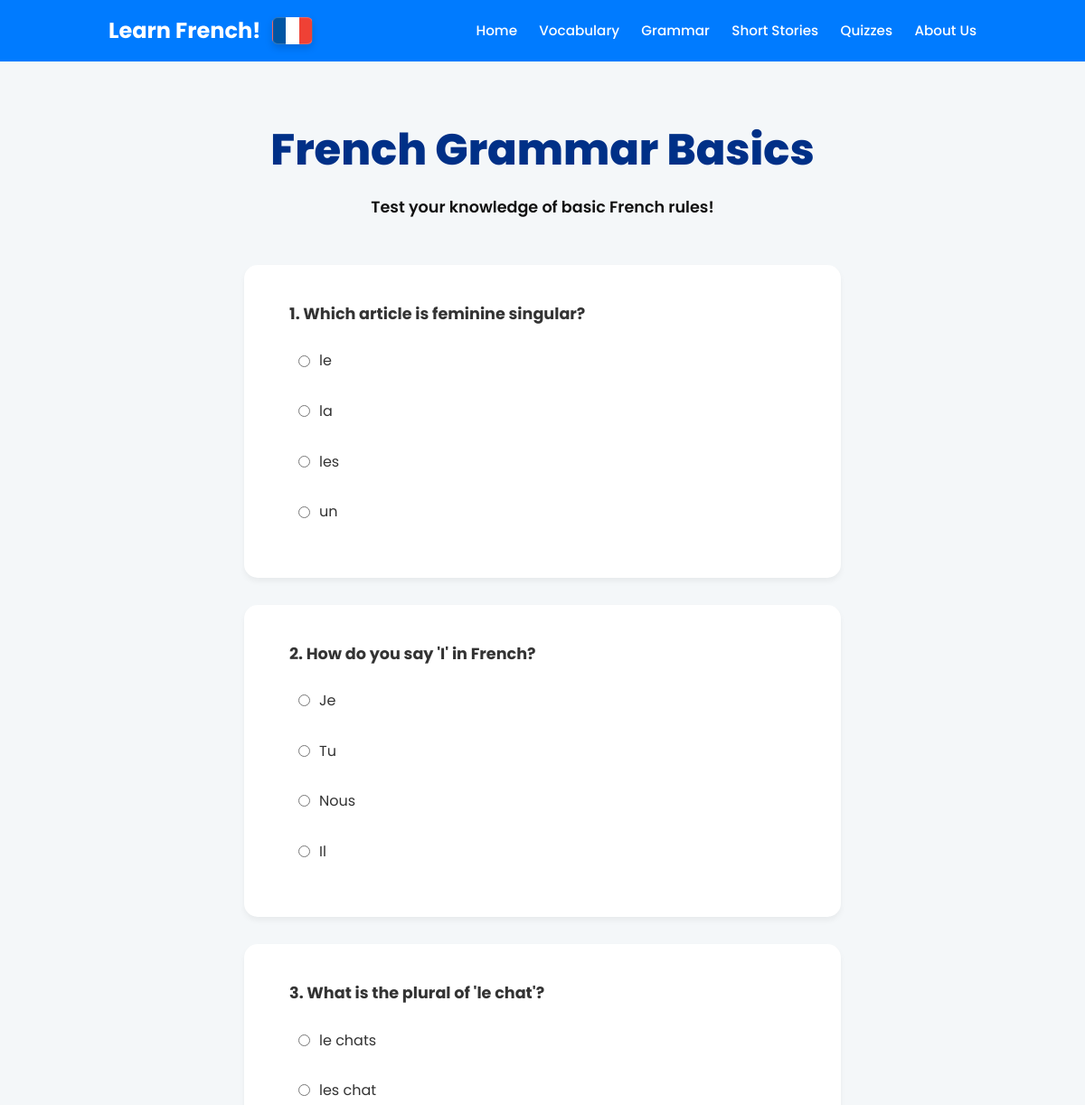
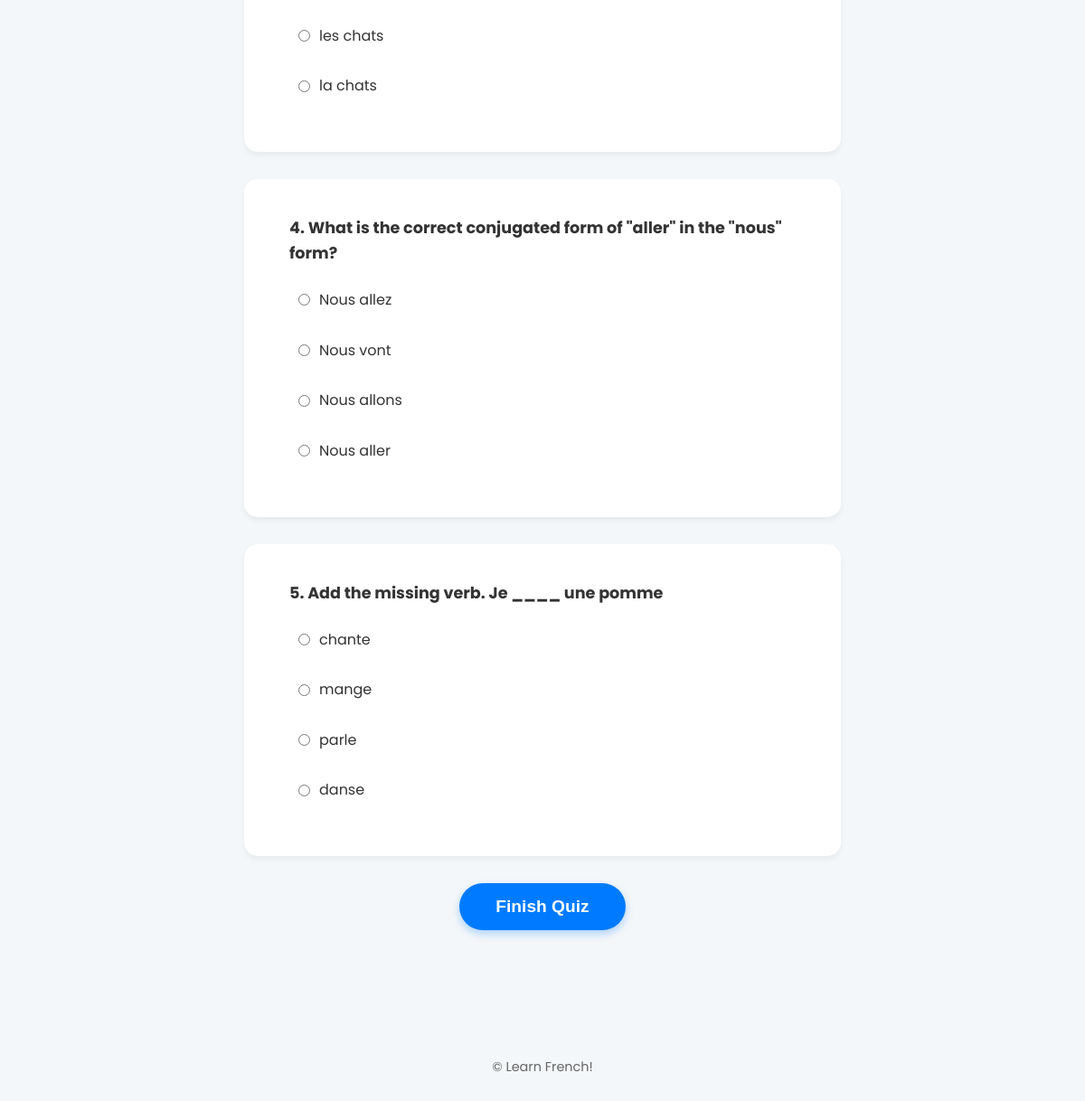
The app's page /quiz/1 with its own data (2 pictures, top to bottom).
### app/models.py (models this page shows)
class Quiz(db.Model):
    id = db.Column(db.Integer, primary_key=True)
    title = db.Column(db.String(120), nullable=False)
    description = db.Column(db.Text)

class QuizQuestion(db.Model):
    id = db.Column(db.Integer, primary_key=True)
    quiz_id = db.Column(db.Integer, db.ForeignKey("quiz.id"), nullable=False)
    quiz_name = db.Column(db.String(100), nullable=False)
    question = db.Column(db.Text, nullable=False)
    options = db.Column(db.Text, nullable=False)
    answer = db.Column(db.String(200), nullable=False)

### app/routes.py (the view)
@bp.route('/quiz/<int:quiz_id>')
def quiz_detail(quiz_id):
    from app.models import Quiz, QuizQuestion
    quiz = Quiz.query.get_or_404(quiz_id)
    questions = QuizQuestion.query.filter_by(quiz_id=quiz.id).all()
    return render_template('quiz_detail.html', quiz=quiz, questions=questions)

### app/templates/quiz_detail.html (shortened to what this page needs)
{% extends "base.html" %}
{% block content %}
<div class="container" style="max-width: 700px; margin-top: 50px;">
    <h2 class="page-title">{{ quiz.title }}</h2>
    <p class="lead">{{ quiz.description }}</p>
    <form id="quiz-form">
        {% for q in questions %}
        <div class="vocab-container quiz-q-box" id="q-box-{{ q.id }}" style="margin-bottom: 30px; text-align: left;"
            data-answer="{{ q.answer }}">
            <p style="font-weight: 700; font-size: 1.1rem; margin-bottom: 15px;">{{ loop.index }}. {{ q.question }}</p>
            {% set options = q.options.split(',') %}
            {% for option in options %}
            <div class="quiz-option"
                style="margin-bottom: 10px; padding: 10px; border-radius: 10px; transition: background 0.3s;">
                <label style="cursor: pointer; display: flex; align-items: center; gap: 10px; margin: 0;">
                    <input type="radio" name="q{{ q.id }}" value="{{ option }}" required>
                    <span class="option-text">{{ option }}</span>
                </label>
            </div>
            {% endfor %}
        </div>
        {% endfor %}
        <div id="submit-btn-wrap" class="text-center" style="margin-bottom: 100px;">
            <button type="submit" class="category-btn active"
                style="padding: 15px 40px; font-size: 1.2rem; display: inline-flex;">Finish Quiz</button>
        </div>
    </form>
</div>
{% endblock %}

### app/static/css/style.css (style rules this page uses)
:root { --blue: #0055A4; --red: #EF4135; --light-blue: #cfe2ff; --light-pink: #ffd6e8; --light-green: #bde3e3; --bg: #eef4ff; --text: #0d1b3d; }
:root { --primary-blue: #007bff; --dark-blue: #0056b3; --text-dark: #333; --text-muted: #666; --bg-light: #f4f7f9; --white: #ffffff; --border-radius-lg: 15px; --border-radius-pill: 50px; --shadow-soft: 0 4px 6px rgba(0, 0, 0, 0.05); }
* { box-sizing: border-box; margin: 0; padding: 0; }
body { font-family: 'Poppins', 'Nunito', sans-serif; background-color: var(--bg-light); color: var(--text-dark); line-height: 1.6; }
.container { max-width: 1000px; margin: 0 auto; padding: 0 20px; }
.page-title { text-align: center; font-size: 2.5rem; color: var(--dark-blue); margin-bottom: 10px; margin-top: 20px; }
.lead { text-align: center; color: var(--text-muted); font-size: 1.1rem; margin-bottom: 30px; }
.category-btn { text-decoration: none; padding: 10px 20px; border-radius: var(--border-radius-pill); background-color: transparent; color: #495057; font-weight: 600; font-size: 0.95rem; transition: all 0.2s; border: none; cursor: pointer; display: flex; align-items: center; gap: 8px; }
.category-btn.active { background-color: var(--primary-blue); color: var(--white); box-shadow: 0 4px 10px rgba(0, 123, 255, 0.3); }
.vocab-container { background: var(--white); border-radius: var(--border-radius-lg); box-shadow: var(--shadow-soft); padding: 40px 50px; margin-bottom: 50px; max-width: 900px; margin-left: auto; margin-right: auto; }
.text-center { text-align: center; }
.page-title { font-size: 3rem; font-weight: 800; color: #003087; text-align: center; margin-top: 60px; margin-bottom: 10px; }
.lead { text-align: center; font-size: 1.1rem; font-weight: 600; color: #111; margin-bottom: 50px; }

### records on screen
Quiz: title "French Grammar Basics", description "Test your knowledge of basic French rules!"
QuizQuestion: question "Which article is feminine singular?", options "le" "la" "les" "un"
QuizQuestion: question "How do you say 'I' in French?", options "Je" "Tu" "Nous" "Il"
QuizQuestion: question "What is the plural of 'le chat'?", options "le chats" "les chat" "les chats" "la chats"
QuizQuestion: question "What is the correct conjugated form of \"aller\" in the \"nous\" form?", options "Nous allez" "Nous vont" "Nous allons" "Nous aller"
QuizQuestion: question "Add the missing verb. Je ____ une pomme", options "chante" "mange" "parle" "danse"
